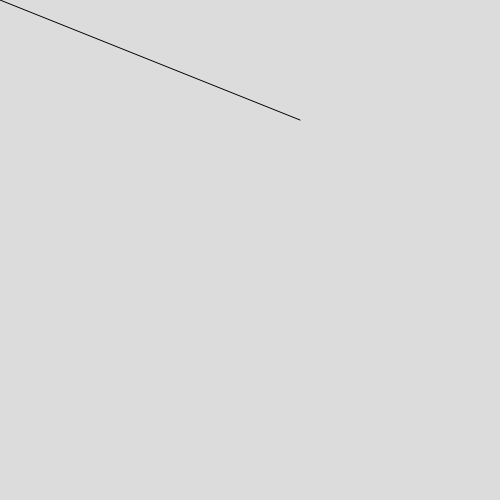
Frame 1 (no input)
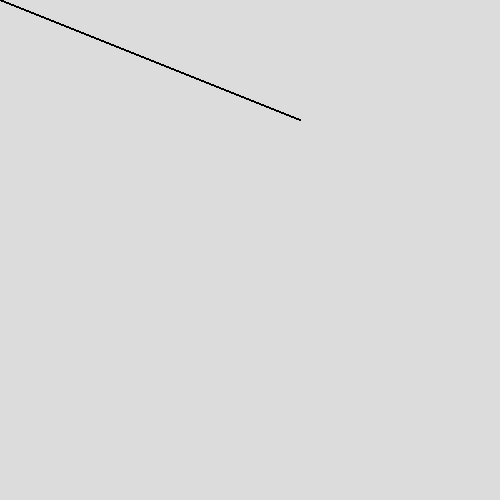
Frame 60 (no input)
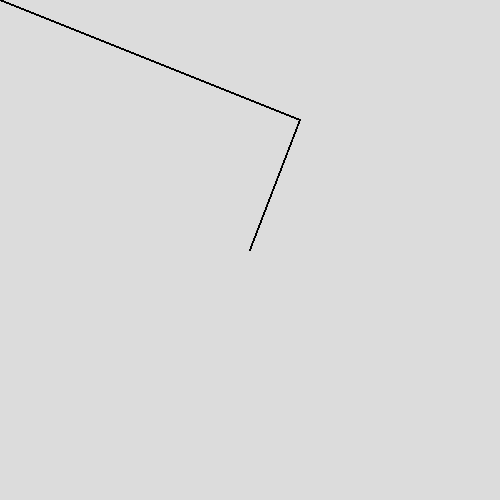
Frame 120 (the mouse pressed at the canvas centre since frame 60)

The p5.js sketch that drew these frames (run headless with seeded random() and noise() and a simulated clock; from frame 60 on, the mouse is pressed at the canvas centre):

// p5.js sketch
// ── sketch.js
function setup() {
    createCanvas(500, 500);
    background(220, 220, 220);
}

function draw() {
    let r = random(0, 255);
    let g = random(0, 255);
    let b = random(0, 255);
    line(mouseX, mouseY, 300, 120, 100, 240);

}

function mouseClicked() {

}
